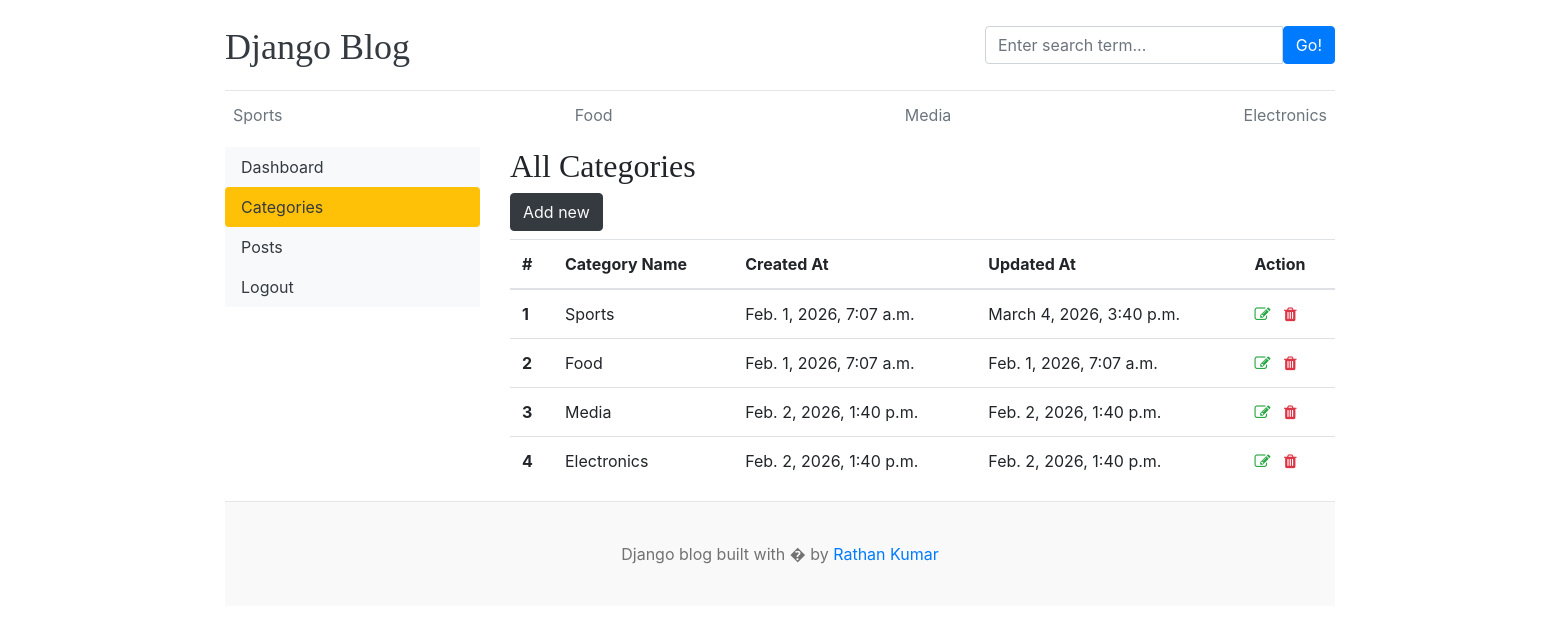
/dashboard/categories/, run on the app's committed database.
### blogs/models.py (models this page shows)
class Category(models.Model):
    category_name=models.CharField(max_length=50,unique=True)
    created_at=models.DateTimeField(auto_now_add=True)
    updated_at=models.DateTimeField(auto_now=True)
    class Meta:
        verbose_name_plural ='categories'
    def __str__(self):
        return self.category_name

### dashboard/views.py (the view)
# urls.py: path('categories/',views.categories,name='categories'),
def categories(request):
    return render(request,'dashboard/categories.html')

### blogs/context_processors.py (called while the page is built)
def get_categories(request):
    categories=Category.objects.all()
    return dict(categories=categories)

def get_about(request):
    try:
        about_us=About.objects.get()
    except:
        about_us=None
    print(about_us)
    return dict(about=about_us)

### blogs/models.py (called while the page is built)
    def __str__(self):
        return self.about_us[:10]

### templates/dashboard/categories.html (shortened to what this page needs)
{% extends 'base.html' %}
{% block content %}
<div class="row">
      {% include 'dashboard/sidebar.html' %}
     <div class="col-md-9">
        <table class="table table-hover">
            <h2>All Categories</h2>
            <a href="{% url 'add_category' %}" class="btn btn-dark text-light float-rightt mb-2">Add new</a>
            <thead>
                <tr>
                <th >#</th>
                <th >Category Name</th>
                <th >Created At</th>
                <th >Updated At</th>
                <th>Action</th>
                </tr>
            </thead>
            <tbody>
                {% for cat in categories %}
                <tr>
                <th>{{ forloop.counter }}</th>
                <td>{{ cat }}</td>
                <td>{{ cat.created_at }}</td>
                <td>{{ cat.updated_at }}</td>
                <td>
                    <a href="{% url 'edit_category' cat.id %}"><i class="fa fa-edit text-success"></i></a>
                    <a href="{% url 'delete_category' cat.id %}"><i class="fa fa-trash text-danger"></i></a>
                </td>
                </tr>
                {% endfor %}
            </tbody>
        </table>
     </div>
</div>
{% endblock %}

### templates/base.html (shortened to what this page needs)
{% load static %}
<!DOCTYPE html>
<html lang="en">
<head>
    <link href="https://getbootstrap.com/docs/4.0/dist/css/bootstrap.min.css" rel="stylesheet">
    <link rel="stylesheet" href="https://cdnjs.cloudflare.com/ajax/libs/font-awesome/4.7.0/css/font-awesome.min.css">
    <link href="{% static 'css/blog.css' %}" rel="stylesheet">
  </head>
<body>
    <div class="container">
      <header class="blog-header py-3">
        <div class="row flex-nowrap justify-content-between align-items-center">
          <div class="col-8 pt-1">
            <a class="blog-header-logo text-dark" href="/">Django Blog</a>
          </div>
          <div class="col-4">
            <form action="{% url 'search' %}" method="GET">
              <dic class="input-group">
                <input class="form-control" type="text" name='keyword' placeholder="Enter search term..." aria-label="Enter search term..." aria-describedby="button-search" style="position: center;"/>
                <button type="submit" class="btn btn-primary" id="button-search" type="button">Go!</button>
              </dic>
            </form>
          </div>
          <div class="col-4 d-flex justify-content-end align-items-center">
          </div>
        </div>
      </header>
      <div class="nav-scroller py-1 mb-2">
        <nav class="nav d-flex justify-content-between">
          {% for ct in categories %}
          <a class="p-2 text-muted" href="{% url 'posts_by_category' ct.id %}">{{ct.category_name}}</a>
          {% endfor %}
        </nav>
      </div>
{% block content %}
{% endblock %}
<footer class="blog-footer">
  <p>Django blog built with � by <a href="#">Rathan Kumar</a></p>
</footer>
</body>
</html>

### blog_main/static/css/blog.css (style rules this page uses)
.blog-header { border-bottom: 1px solid #e5e5e5; }
.blog-header-logo { font-family: "Playfair Display", Georgia, "Times New Roman", serif; font-size: 2.25rem; }
h1, h2, h3, h4, h5, h6 { font-family: "Playfair Display", Georgia, "Times New Roman", serif; }
.blog-footer { padding: 2.5rem 0; color: #727272; text-align: center; background-color: #f9f9f9; border-top: .05rem solid #e5e5e5; }
.blog-footer p:last-child { margin-bottom: 0; }

### data on the page
Category: category_name "Sports", created_at "Feb. 1, 2026, 7:07 a.m.", updated_at "March 4, 2026, 3:40 p.m."
Category: category_name "Food", created_at "Feb. 1, 2026, 7:07 a.m.", updated_at "Feb. 1, 2026, 7:07 a.m."
Category: category_name "Media", created_at "Feb. 2, 2026, 1:40 p.m.", updated_at "Feb. 2, 2026, 1:40 p.m."
Category: category_name "Electronics", created_at "Feb. 2, 2026, 1:40 p.m.", updated_at "Feb. 2, 2026, 1:40 p.m."
